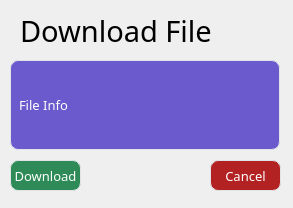
    <widget class="QWidget" name="scrollAreaWidgetContents_4">
     <property name="geometry">
      <rect>
       <x>0</x>
       <y>0</y>
       <width>293</width>
       <height>208</height>
      </rect>
     </property>
     <widget class="QLabel" name="file_info">
      <property name="geometry">
       <rect>
        <x>10</x>
        <y>60</y>
        <width>270</width>
        <height>90</height>
       </rect>
      </property>
      <property name="font">
       <font>
        <family>Roboto Mono</family>
        <pointsize>10</pointsize>
       </font>
      </property>
      <property name="styleSheet">
       <string notr="true">border-radius: 8px;
border: 1px solid #e0e4e7;
padding: 5px 5px;
color: #FFFFFF;
background-color: #6A5ACD;</string>
      </property>
      <property name="text">
       <string>File Info</string>
      </property>
     </widget>
     <widget class="QPushButton" name="download_button">
      <property name="geometry">
       <rect>
        <x>10</x>
        <y>160</y>
        <width>71</width>
        <height>31</height>
       </rect>
      </property>
      <property name="font">
       <font>
        <family>Roboto Mono</family>
        <pointsize>10</pointsize>
       </font>
      </property>
      <property name="styleSheet">
       <string notr="true">border-radius: 8px;
border: 1px solid #e0e4e7;
color: #FFFFFF;
background-color: #2E8B57;</string>
      </property>
      <property name="text">
       <string>Download</string>
      </property>
     </widget>
     <widget class="QPushButton" name="cancel_download_button">
      <property name="geometry">
       <rect>
        <x>210</x>
        <y>160</y>
        <width>71</width>
        <height>31</height>
       </rect>
      </property>
      <property name="font">
       <font>
        <family>Roboto Mono</family>
        <pointsize>10</pointsize>
       </font>
      </property>
      <property name="styleSheet">
       <string notr="true">border-radius: 8px;
border: 1px solid #e0e4e7;
color: #FFFFFF;
background-color: #B22222;</string>
      </property>
      <property name="text">
       <string>Cancel</string>
      </property>
     </widget>
     <widget class="QLabel" name="dowload_title">
      <property name="geometry">
       <rect>
        <x>20</x>
        <y>10</y>
        <width>251</width>
        <height>41</height>
       </rect>
      </property>
      <property name="font">
       <font>
        <family>Roboto Mono</family>
        <pointsize>22</pointsize>
       </font>
      </property>
      <property name="styleSheet">
       <string notr="true">text-align: center;</string>
      </property>
      <property name="text">
       <string>Download File</string>
      </property>
     </widget>
     <widget class="QLabel" name="rocket_icon">
      <property name="geometry">
       <rect>
        <x>0</x>
        <y>50</y>
        <width>41</width>
        <height>41</height>
       </rect>
      </property>
      <property name="styleSheet">
       <string notr="true">background-color: transparent;
border: 0px;</string>
      </property>
      <property name="text">
       <string/>
      </property>
      <property name="pixmap">
       <pixmap resource="res.qrc">:/icons/Icons/rocket.png</pixmap>
      </property>
      <property name="scaledContents">
       <bool>true</bool>
      </property>
     </widget>
     <widget class="QLabel" name="ufo_icon">
      <property name="geometry">
       <rect>
        <x>220</x>
        <y>-10</y>
        <width>41</width>
        <height>41</height>
       </rect>
      </property>
      <property name="styleSheet">
       <string notr="true">background-color: transparent;
border: 0px;</string>
      </property>
      <property name="text">
       <string/>
      </property>
      <property name="pixmap">
       <pixmap resource="res.qrc">:/icons/Icons/ufo.png</pixmap>
      </property>
      <property name="scaledContents">
       <bool>true</bool>
      </property>
     </widget>
    </widget>
